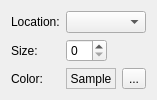
          <widget class="QWidget" name="page_panel1_appearance">
           <property name="geometry">
            <rect>
             <x>0</x>
             <y>0</y>
             <width>157</width>
             <height>90</height>
            </rect>
           </property>
           <attribute name="label">
            <string>Appearance</string>
           </attribute>
           <layout class="QFormLayout" name="formLayout">
            <property name="fieldGrowthPolicy">
             <enum>QFormLayout::ExpandingFieldsGrow</enum>
            </property>
            <item row="0" column="0">
             <widget class="QLabel" name="label_3">
              <property name="text">
               <string>Location:</string>
              </property>
             </widget>
            </item>
            <item row="0" column="1">
             <widget class="QComboBox" name="combo_panel1_loc">
              <property name="sizePolicy">
               <sizepolicy hsizetype="Expanding" vsizetype="Fixed">
                <horstretch>0</horstretch>
                <verstretch>0</verstretch>
               </sizepolicy>
              </property>
             </widget>
            </item>
            <item row="1" column="0">
             <widget class="QLabel" name="label_4">
              <property name="text">
               <string>Size:</string>
              </property>
             </widget>
            </item>
            <item row="1" column="1">
             <widget class="QSpinBox" name="spin_panel1_size"/>
            </item>
            <item row="2" column="0">
             <widget class="QLabel" name="label_5">
              <property name="text">
               <string>Color:</string>
              </property>
             </widget>
            </item>
            <item row="2" column="1">
             <layout class="QHBoxLayout" name="horizontalLayout_8">
              <item>
               <widget class="QLabel" name="label_panel1_sample">
                <property name="sizePolicy">
                 <sizepolicy hsizetype="Expanding" vsizetype="Preferred">
                  <horstretch>0</horstretch>
                  <verstretch>0</verstretch>
                 </sizepolicy>
                </property>
                <property name="frameShape">
                 <enum>QFrame::StyledPanel</enum>
                </property>
                <property name="text">
                 <string>Sample</string>
                </property>
                <property name="alignment">
                 <set>Qt::AlignCenter</set>
                </property>
               </widget>
              </item>
              <item>
               <widget class="QToolButton" name="tool_panel1_getcolor">
                <property name="text">
                 <string>...</string>
                </property>
               </widget>
              </item>
             </layout>
            </item>
           </layout>
          </widget>
